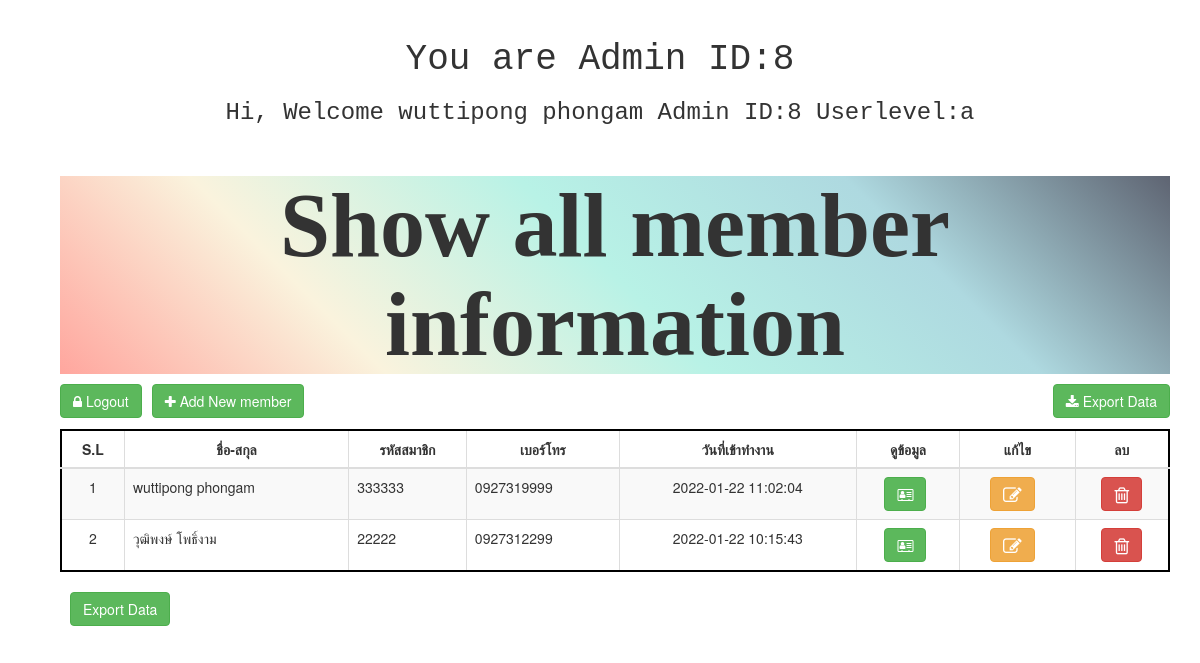
The app's page /index_page.php (signed in) with its own data.
### tables this page shows
CREATE TABLE `student_data` (
  `id` int(10) NOT NULL,
  `u_card` varchar(12) NOT NULL,
  `u_f_name` text NOT NULL,
  `u_l_name` text NOT NULL,
  `u_father` text NOT NULL,
  `u_aadhar` varchar(12) NOT NULL,
  `u_birthday` text NOT NULL,
  `u_gender` varchar(6) NOT NULL,
  `u_email` text NOT NULL,
  `u_phone` varchar(10) NOT NULL,
  `u_state` varchar(12) NOT NULL,
  `u_dist` text NOT NULL,
  `u_village` text NOT NULL,
  `u_police` text NOT NULL,
  `u_pincode` text NOT NULL,
  `file` longblob NOT NULL,
  `u_mother` varchar(30) NOT NULL,
  `u_family` text NOT NULL,
  `staff_id` varchar(12) NOT NULL,
  `image` varchar(150) NOT NULL,
  `uploaded` datetime NOT NULL
);

### index_page.php (the view, shortened to what this page needs)
<?php
					if (!$_SESSION['userid']) {
						header("Location: index_page.php");
					} else {
				?>
<!DOCTYPE html>
<html>
<head>
	<link rel="stylesheet" href="https://maxcdn.bootstrapcdn.com/bootstrap/4.0.0/css/bootstrap.min.css">
	<link rel="stylesheet" href="https://maxcdn.bootstrapcdn.com/bootstrap/3.4.1/css/bootstrap.min.css">
	<link rel="stylesheet" href="https://cdnjs.cloudflare.com/ajax/libs/font-awesome/4.7.0/css/font-awesome.min.css">
	<link rel="stylesheet" href="//cdn.datatables.net/1.10.20/css/jquery.dataTables.min.css">
	<link rel="stylesheet" href="https://cdnjs.cloudflare.com/ajax/libs/font-awesome/4.7.0/css/font-awesome.min.css">
				<link rel="stylesheet" href="//cdn.datatables.net/1.10.20/css/jquery.dataTables.min.css">
					<link rel="stylesheet" href="style.css">
</head>
<body>
	<div class="container">
				<div class="showadminid">
				<center><h1>You are Admin ID:<?php echo $_SESSION['userid']; ?></h1></center>
				<center><h3 >Hi, Welcome <?php echo $_SESSION['user']; ?>  Admin ID:<?php echo $_SESSION['userid']; ?> Userlevel:<?php echo $_SESSION['userlevel']; ?> </h3></center>
				</div>
			<div class="container text-center">
				<a href="https://lexacademy.in" target="_blank"><img src="https://lexacademy.in/wp-content/uploads/2021/07/lex-academy-online-learning-platform-1.png" alt="" width="350px" ></a><br>
				<h1 class="showtitle">Show all member information</h1>
	<a href="logout.php" class="btn btn-success pull-left"><i class="fa fa-lock"></i> Logout</a>
	<button class="btn btn-success pull-left ml-3" type="button" data-toggle="modal" data-target="#myModal">
<i class="fa fa-plus"></i> Add New member
</button>
<a href="export.php" class="btn btn-success pull-right"><i class="fa fa-download"></i> Export Data</a><be>
<br>
		<table class="table table-bordered table-striped table-hover text-center mt-2 " id="#myTable"><br>
						<thead>
							<tr>
							<th class="text-center" scope="col">S.L</th>
								<th class="text-center" scope="col">ชื่อ-สกุล</th>
								<th class="text-center" scope="col">รหัสสมาชิก</th>
								<th class="text-center" scope="col">เบอร์โทร</th>
								<th class="text-center" scope="col">วันที่เข้าทำงาน</th>
								<th class="text-center" scope="col">ดูข้อมูล</th>
								<th class="text-center" scope="col">แก้ไข</th>
								<th class="text-center" scope="col">ลบ</th>
							</tr>
						</thead>
							<?php
									include('config.php');
							$get_data = "SELECT * FROM student_data order by 1 desc";
							$run_data = mysqli_query($con,$get_data);
							$i = 0;
							while($row = mysqli_fetch_array($run_data))
							{
								$sl = ++$i;
								$id = $row['id'];
								$u_card = $row['u_card'];
								$u_f_name = $row['u_f_name'];
								$u_l_name = $row['u_l_name'];
								$u_phone = $row['u_phone'];
								$time = $row['uploaded'];
								echo "
								<tr>
								<td class='text-center'>$sl</td>
								<td class='text-left'>$u_f_name   $u_l_name</td>
								<td class='text-left'>$u_card</td>
								<td class='text-left'>$u_phone</td>
								<td class='text-center'>$time</td>
								<td class='text-center'>
									<span>
									<a href='#' class='btn btn-success mr-2 text-center profile' data-toggle='modal' data-target='#view$id' title='Profile'><i class='fa fa-address-card-o' aria-hidden='true'></i></a>
									</span>
								</td>
								<td class='text-center'>
									<span>
									<a href='#' class='btn btn-warning mr-3 edituser' data-toggle='modal' data-target='#edit$id' title='Edit'><i class='fa fa-pencil-square-o fa-lg'></i></a>
									</span>
								</td>
								<td class='text-center'>
									<span>
										<a href='#' class='btn btn-danger deleteuser' title='Delete'>
											<i class='fa fa-trash-o fa-lg' data-toggle='modal' data-target='#$id' style='' aria-hidden='true'></i>
										</a>
									</span>
								</td>
							</tr>
								";
							}
							?>
		</table>
		<form method="post" action="export.php">
	<input type="submit" name="export" class="btn btn-success pull-left ml-3 mr-3 mb-3" value="Export Data" />
	</form><br><br>
	</div>
<?php
}
?>
</body>
</html>

### style.css (style rules this page uses)
* { margin: 0; padding: 0; box-sizing: border-box; }
body { margin-top: 0rem; margin-bottom: 2px; text-align: left; }
input { padding: 0rem 0rem ; }

### index_page.php (style rules this page uses)
.showtitle { font-family: 'Tangerine', serif; background: linear-gradient( 45deg, #ffa69e, #faf3dd, #b8f2e6, #aed9e0, #5e6472); font-size: 90px; font-weight: bold; }
.showadminid { font-family: 'Lucida Console', Monaco, monospace; font-size: 100px; font-weight: bold; }
body { background-image: url("https://media.istockphoto.com/photos/marble-picture-id471870535?k=20&m=471870535&s=612x612&w=0&h=jNTRzlsVPfKYq_sZEf0uheriLZHdny8Fus9iuRgI1ro="); }
.table-bordered { border : 2px solid #000000; }
.table-striped { border: 2px solid #000000; }
.table-hover { border: 2px solid #000000; }

### records on screen
student_data: sl "1", u_f_name "wuttipong", u_l_name "phongam", u_card "333333", u_phone "0927319999", uploaded "2022-01-22 11:02:04"
student_data: sl "2", u_f_name "วุฒิพงษ์", u_l_name "โพธิ์งาม", u_card "22222", u_phone "0927312299", uploaded "2022-01-22 10:15:43"

### other values on screen
$_SESSION['userid'] "8"
$_SESSION['user'] "wuttipong phongam"
$_SESSION['userlevel'] "a"
